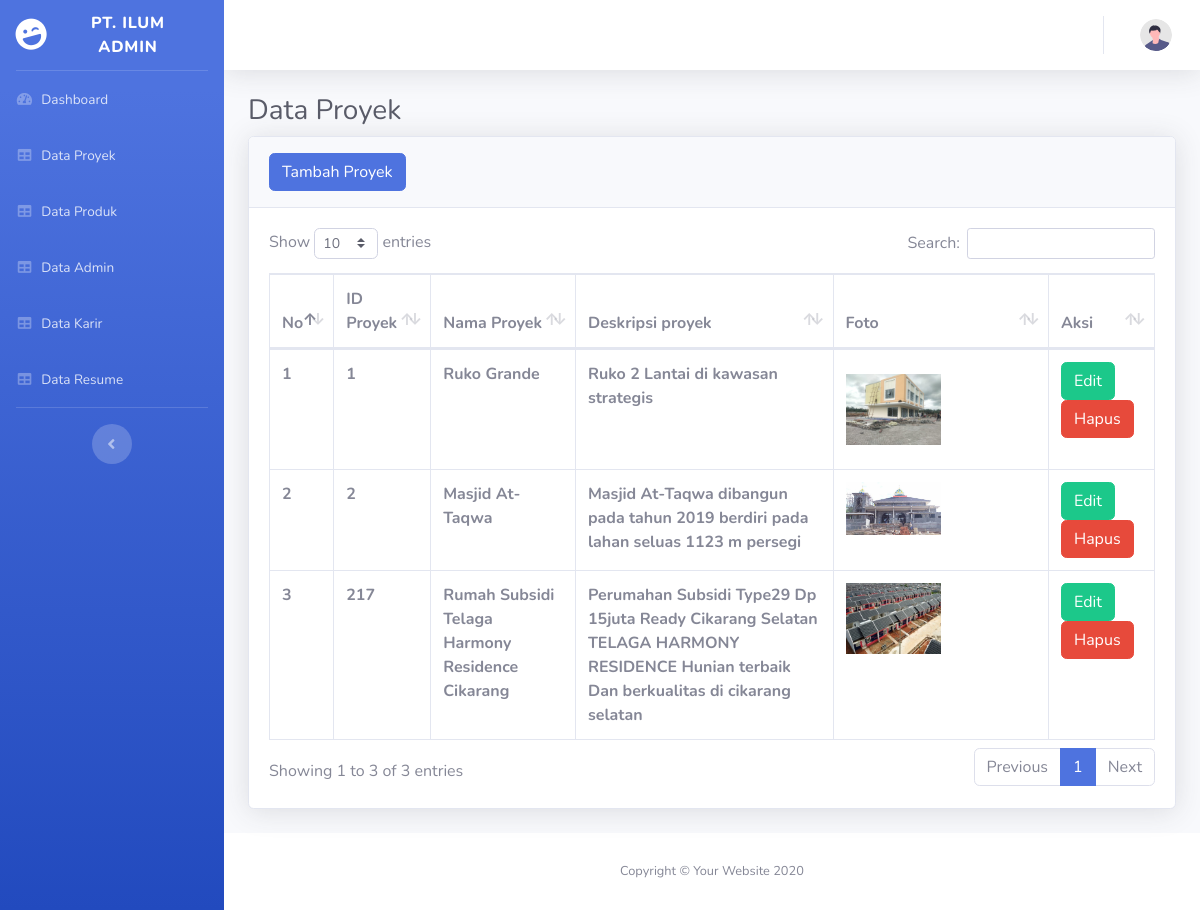
/admin/dataproyek.php, run on the app's committed database.
### tables this page shows
CREATE TABLE `proyek` (
  `ID_Proyek` int(3) NOT NULL,
  `Nama_Proyek` text NOT NULL,
  `Deskripsi_Proyek` text NOT NULL,
  `gambar` varchar(255) NOT NULL
);

### admin/dataproyek.php (the view, shortened to what this page needs)
<?php
include "../config.php";
?>
<!DOCTYPE html>
<html lang="en">
<head>
  <link href="vendor/fontawesome-free/css/all.min.css" rel="stylesheet" type="text/css" />
  <link href="css/sb-admin-2.min.css" rel="stylesheet" />
  <link href="vendor/datatables/dataTables.bootstrap4.min.css" rel="stylesheet" />
</head>
<body id="page-top">
  <div id="wrapper">
    <ul class="navbar-nav bg-gradient-primary sidebar sidebar-dark accordion" id="accordionSidebar">
      <a class="sidebar-brand d-flex align-items-center justify-content-center" href="dashboard.php">
        <div class="sidebar-brand-icon rotate-n-15">
          <i class="fas fa-laugh-wink"></i>
        </div>
        <div class="sidebar-brand-text mx-3">PT. ILUM Admin</div>
      </a>
      <hr class="sidebar-divider my-0" />
      <li class="nav-item">
        <a class="nav-link" href="dashboard.php">
          <i class="fas fa-fw fa-tachometer-alt"></i>
          <span>Dashboard</span></a>
      </li>
      <li class="nav-item">
        <a class="nav-link" href="dataproyek.php">
          <i class="fas fa-fw fa-table"></i>
          <span>Data Proyek</span></a>
      </li>
      <li class="nav-item">
        <a class="nav-link" href="dataproduk.php">
          <i class="fas fa-fw fa-table"></i>
          <span>Data Produk</span></a>
      </li>
      <li class="nav-item">
        <a class="nav-link" href="dataadmin.php">
          <i class="fas fa-fw fa-table"></i>
          <span>Data Admin</span></a>
      </li>
      <li class="nav-item">
        <a class="nav-link" href="datakarir.php">
          <i class="fas fa-fw fa-table"></i>
          <span>Data Karir</span></a>
      </li>
      <li class="nav-item">
        <a class="nav-link" href="dataresume.php">
          <i class="fas fa-fw fa-table"></i>
          <span>Data Resume</span></a>
      </li>
      <hr class="sidebar-divider d-none d-md-block" />
      <div class="text-center d-none d-md-inline">
        <button class="rounded-circle border-0" id="sidebarToggle"></button>
      </div>
    </ul>
    <div id="content-wrapper" class="d-flex flex-column">
      <div id="content">
        <nav class="navbar navbar-expand navbar-light bg-white topbar mb-4 static-top shadow">
          <ul class="navbar-nav ml-auto">
            <li class="nav-item dropdown no-arrow">
              <a class="nav-link dropdown-toggle" href="#" id="userDropdown" role="button" data-toggle="dropdown" aria-haspopup="true" aria-expanded="false">
                <img class="img-profile rounded-circle" src="img/undraw_profile.svg" />
              </a>
            </li>
          </ul>
        </nav>
        <div class="container-fluid">
          <h1 class="h3 mb-2 text-gray-800">Data Proyek</h1>
          <div class="card shadow mb-4">
            <div class="card-header py-3">
              <a href="tambahproyek.php" class="btn btn-primary">Tambah Proyek</a>
            </div>
            <div class="card-body">
              <div class="table-responsive">
                <table class="table table-bordered" id="dataTable" width="100%" cellspacing="0">
                  <thead>
                    <tr>
                      <th>No</th>
                      <th>ID Proyek</th>
                      <th>Nama Proyek</th>
                      <th>Deskripsi proyek</th>
                      <th>Foto</th>
                      <th>Aksi</th>
                    </tr>
                  </thead>
                  <?php
                  $i = 1;
                  $data = mysqli_query($sambungin, "SELECT * FROM proyek");
                  while ($d = mysqli_fetch_array($data)) {
                  ?>
                    <tr>
                      <th><?php echo $i++; ?></th>
                      <th><?php echo $d['ID_Proyek']; ?></th>
                      <th><?php echo $d['Nama_Proyek']; ?></th>
                      <th><?php echo $d['Deskripsi_Proyek']; ?></th>
                      <th><img style="width: 50% " src="upload/<?php echo $d['gambar']; ?>"></th>
                      <th>
                        <a href="editproyek.php?ID_Proyek=<?php echo $d['ID_Proyek'] ?>" class="btn btn-success">Edit</a>
                        <a href="hapusproyek.php?ID_Proyek=<?php echo $d['ID_Proyek'] ?>" class="btn btn-danger" onclick="return confirm('Yakin Akan Dihapus?')">Hapus</a>
                      </th>
                    </tr>
                  <?php
                  }
                  ?>
                </table>
              </div>
            </div>
          </div>
        </div>
      </div>
      <footer class="sticky-footer bg-white">
        <div class="container my-auto">
          <div class="copyright text-center my-auto">
            <span>Copyright &copy; Your Website 2020</span>
          </div>
        </div>
      </footer>
    </div>
  </div>
</body>
</html>

### data on the page
proyek: ID_Proyek "1", Nama_Proyek "Ruko Grande", Deskripsi_Proyek "Ruko 2 Lantai di kawasan strategis", gambar (picture)
proyek: ID_Proyek "2", Nama_Proyek "Masjid At- Taqwa", Deskripsi_Proyek "Masjid At-Taqwa dibangun pada tahun 2019 berdiri pada lahan seluas 1123 m persegi", gambar (picture)
proyek: ID_Proyek "217", Nama_Proyek "Rumah Subsidi Telaga Harmony Residence Cikarang", Deskripsi_Proyek "Perumahan Subsidi Type29 Dp 15juta Ready Cikarang Selatan TELAGA HARMONY RESIDENCE Hunian terbaik Dan berkualitas di cikarang selatan", gambar (picture)
